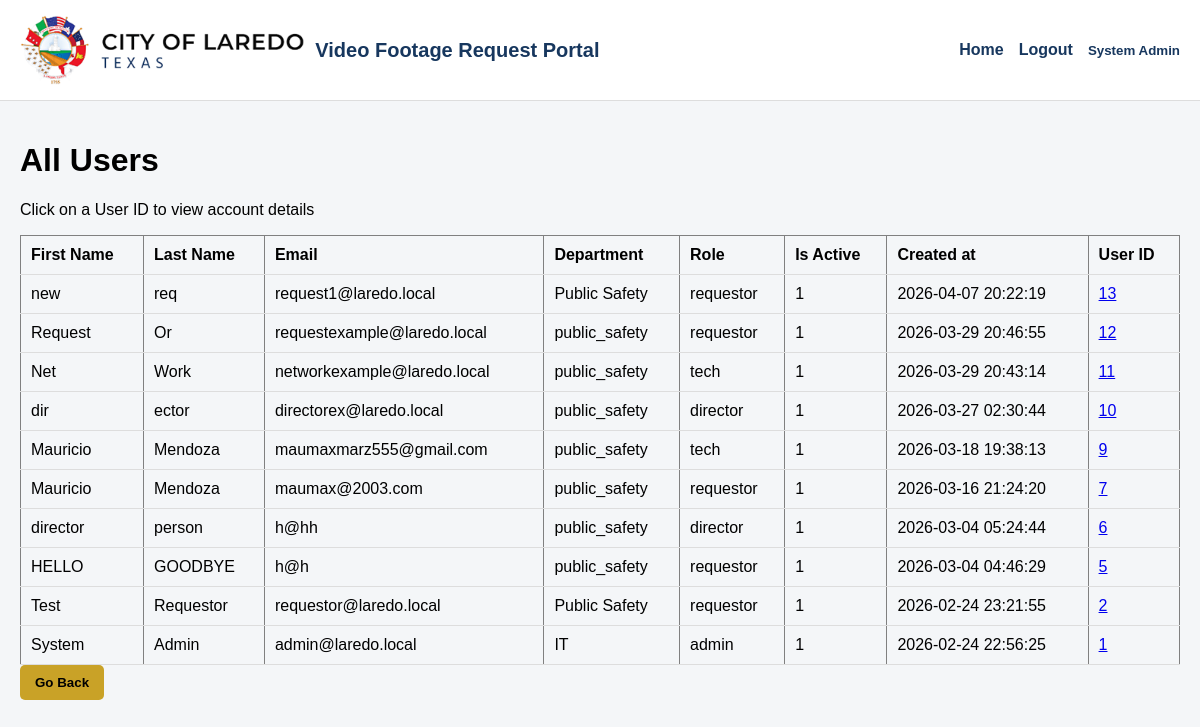
Before: /admin/all_users (signed in) with the older database file.
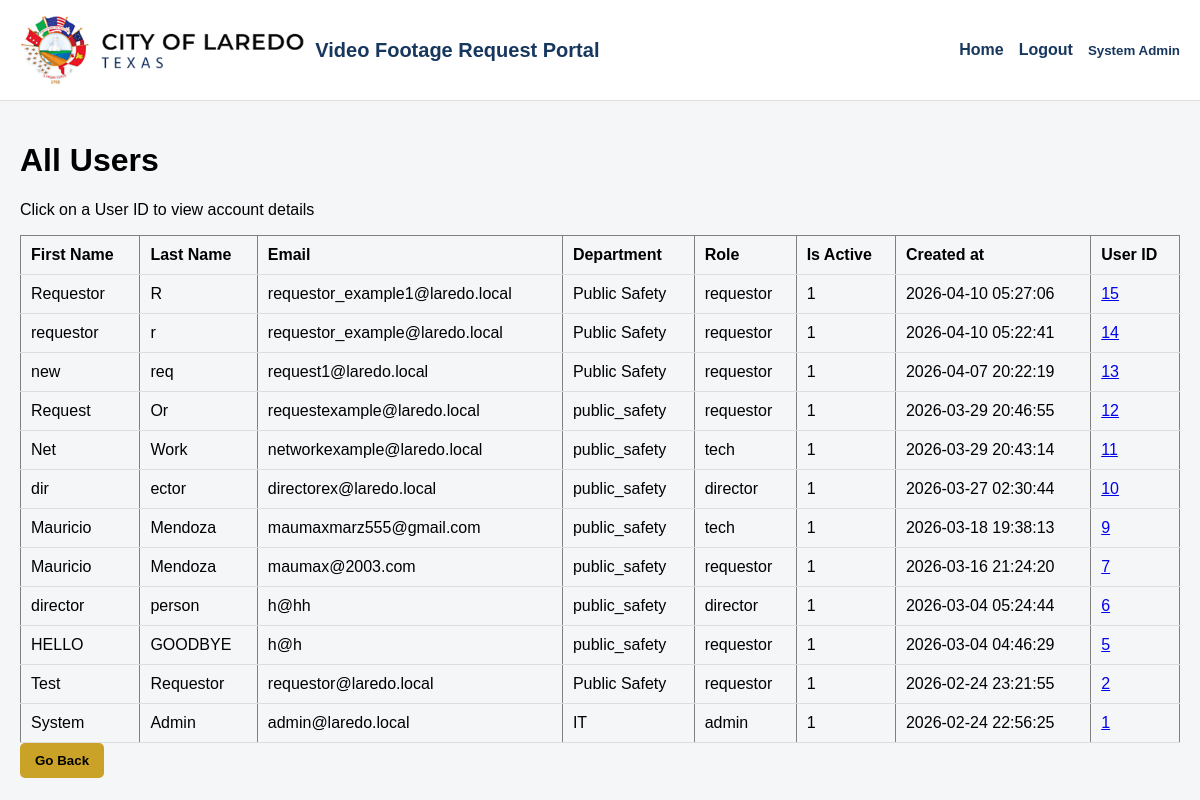
After: the same page with the newer database file.
### tables this page shows
CREATE TABLE users (
  id INTEGER PRIMARY KEY AUTOINCREMENT,
  first_name TEXT NOT NULL,
  last_name  TEXT NOT NULL,
  email      TEXT NOT NULL UNIQUE,
  password_hash TEXT NOT NULL,
  role TEXT NOT NULL CHECK (role IN ('requestor','director','tech','admin')),
  department TEXT,
  is_active INTEGER NOT NULL DEFAULT 1,
  created_at TEXT NOT NULL DEFAULT (datetime('now')),
  updated_at TEXT NOT NULL DEFAULT (datetime('now'))
, employee_id TEXT, division TEXT, job_title TEXT);

### app.py (the view)
    @app.route("/admin/all_users")
    @login_required
    @role_required("admin")
    def all_users():
        db = get_db()
        rows = db.execute(
            """
            SELECT first_name, last_name, email, department, role, is_active, created_at, id
            FROM users
            ORDER BY created_at DESC
            """
        ).fetchall()
        return render_template("all_users.html", users=rows)

### auth.py (called while the page is built)
def login_required(view):
    @wraps(view)
    def wrapped(*args, **kwargs):
        if session.get("user_id") is None:
            return redirect(url_for("login"))
        return view(*args, **kwargs)
    return wrapped

def role_required(*roles):
    def decorator(view):
        @wraps(view)
        def wrapped(*args, **kwargs):
            if session.get("user_id") is None:
                return redirect(url_for("login"))
            if session.get("role") not in roles:
                flash("You do not have permission to access that page.", "error")
                log_action("ACCESS_DENIED")
                return redirect(url_for("dashboard"))
            return view(*args, **kwargs)
        return wrapped
    return decorator

### db.py (called while the page is built)
def get_db():
    if "db" not in g:
        g.db = sqlite3.connect(current_app.config["DATABASE"])
        g.db.row_factory = sqlite3.Row
        g.db.execute("PRAGMA foreign_keys = ON;")
    return g.db

### templates/all_users.html (shortened to what this page needs)
{% extends "base.html" %}
{% block content %}
    <h1>All Users</h1>
    <div>
        <p>Click on a User ID to view account details</p>
    </div>
    {% if users %}
        <table border="1" cellpadding="6">
            <tr>
                <th>First Name</th>
                <th>Last Name</th>
                <th>Email</th>
                <th>Department</th>
                <th>Role</th>
                <th>Is Active</th>
                <th>Created at</th>
                <th>User ID</th>
            </tr>
            {% for r in users %}
                <tr>
                    <td>{{ r["first_name"] }}</td>
                    <td>{{ r["last_name"] }}</td>
                    <td>{{ r["email"] }}</td>
                    <td>{{ r["department"] }}</td>
                    <td>{{ r["role"] }}</td>
                    <td>{{ r["is_active"] }}</td>
                    <td>{{ r["created_at"] }}</td>
                    <td>
                        <a href="{{ url_for('admin_user_details', user_id=r['id']) }}" class="user-id-btn">
                            {{ r["id"] }}
                        </a>
                    </td>
                </tr>
            {% endfor %}
        </table>
    {% else %}
        <p>No active users</p>
    {% endif %}
    <a href="{{ url_for('admin_dashboard') }}">
        <button type="button">Go Back</button>
    </a>
{% endblock %}

### templates/base.html (shortened to what this page needs)
<!DOCTYPE html>
<html lang="en">
<head>
</head>
<body>
    <div class="header {% if request.endpoint == 'login' %}login-header{% endif %}">
        <div class="brand">
            <img src="{{ url_for('static', filename='img/laredo_logo.png') }}" alt="Laredo Logo">
            <span>Video Footage Request Portal</span>
        </div>
        {% if request.endpoint != 'login' %}
        <div class="nav">
            {% if current_user %}
                <a href="{{ url_for('home') }}">Home</a>
                <a href="{{ url_for('logout') }}">Logout</a>
                <div class="user-menu" id="userMenu">
                    <button type="button" class="user-toggle" onclick="toggleUserMenu()">
                        {{ current_user["first_name"] }} {{ current_user["last_name"] }}
                    </button>
                </div>
            {% else %}
                <a href="{{ url_for('login') }}">Login</a>
                <a href="{{ url_for('create_account') }}">Create Account</a>
            {% endif %}
        </div>
        {% endif %}
    </div>
    <div class="{% block container_class %}container{% endblock %}">
        {% block content %}{% endblock %}
    </div>
</body>
</html>

Changed rows visible on the page:
added users: first_name "Requestor", last_name "R", email "requestor_example1@laredo.local", department "Public Safety", role "requestor", is_active "1", created_at "2026-04-10 05:27:06", id "15"
added users: first_name "requestor", last_name "r", email "requestor_example@laredo.local", department "Public Safety", role "requestor", is_active "1", created_at "2026-04-10 05:22:41", id "14"
